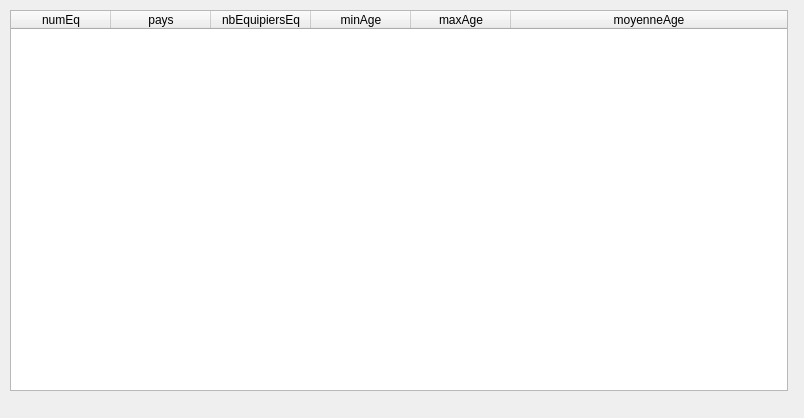
<?xml version="1.0" encoding="UTF-8"?>
<ui version="4.0">
 <class>AgeMoyenEquipesMedailles</class>
 <widget class="QDialog" name="AgeMoyenEquipesMedailles">
  <property name="geometry">
   <rect>
    <x>0</x>
    <y>0</y>
    <width>804</width>
    <height>418</height>
   </rect>
  </property>
  <property name="windowTitle">
   <string>2.1 - Age moyen des équipes ayant une médaille d'or</string>
  </property>
  <widget class="QTableWidget" name="table_fct_comp_5">
   <property name="geometry">
    <rect>
     <x>10</x>
     <y>10</y>
     <width>778</width>
     <height>381</height>
    </rect>
   </property>
   <attribute name="horizontalHeaderMinimumSectionSize">
    <number>50</number>
   </attribute>
   <attribute name="horizontalHeaderStretchLastSection">
    <bool>true</bool>
   </attribute>
   <attribute name="verticalHeaderVisible">
    <bool>false</bool>
   </attribute>
   <column>
    <property name="text">
     <string>numEq</string>
    </property>
   </column>
   <column>
    <property name="text">
     <string>pays</string>
    </property>
   </column>
   <column>
    <property name="text">
     <string>nbEquipiersEq</string>
    </property>
   </column>
   <column>
    <property name="text">
     <string>minAge</string>
    </property>
   </column>
   <column>
    <property name="text">
     <string>maxAge</string>
    </property>
   </column>
   <column>
    <property name="text">
     <string>moyenneAge</string>
    </property>
   </column>
  </widget>
  <widget class="QLabel" name="label_fct_comp_5">
   <property name="geometry">
    <rect>
     <x>10</x>
     <y>394</y>
     <width>778</width>
     <height>16</height>
    </rect>
   </property>
   <property name="text">
    <string/>
   </property>
   <property name="alignment">
    <set>Qt::AlignCenter</set>
   </property>
  </widget>
 </widget>
 <resources/>
 <connections/>
</ui>
